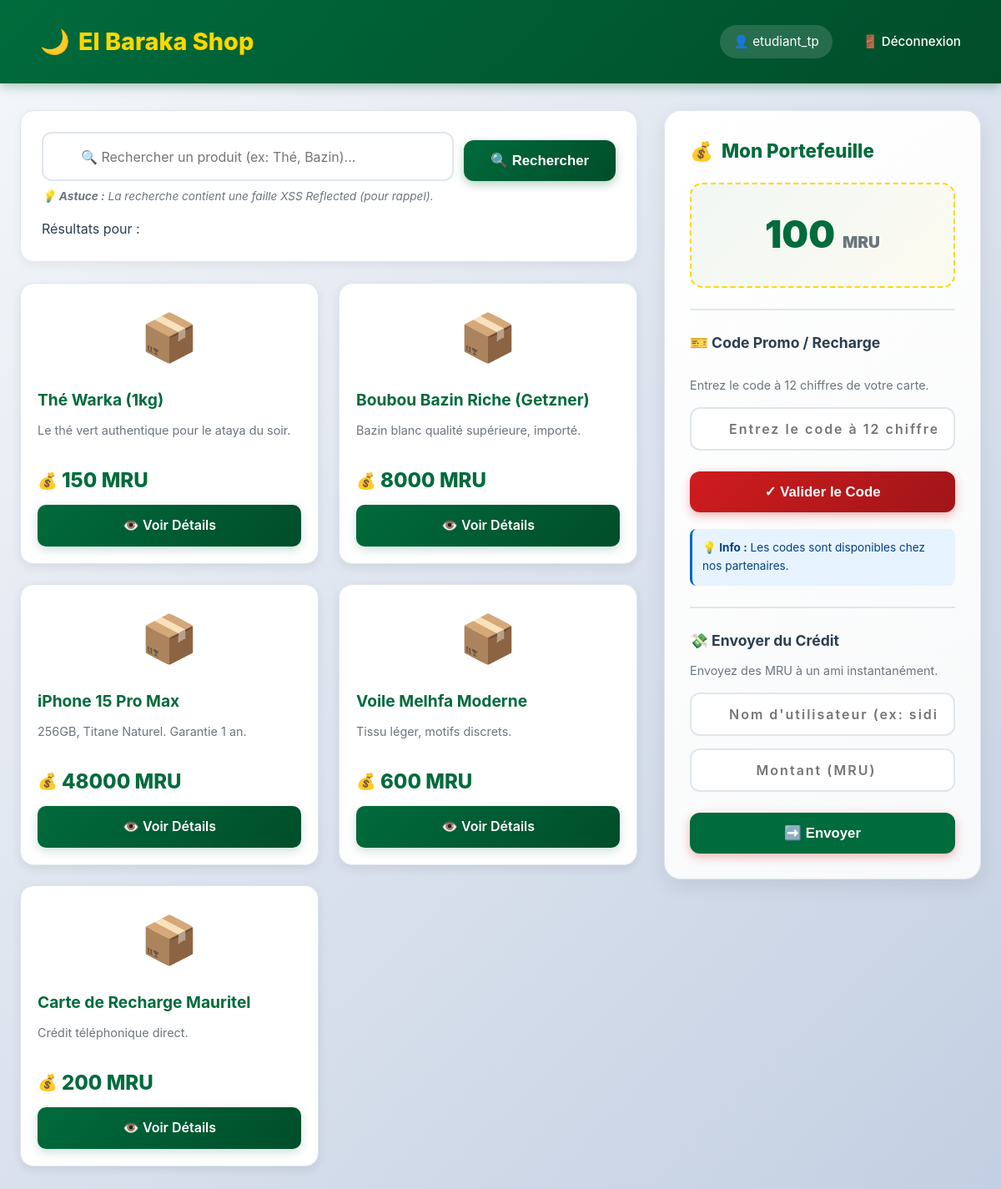
The app's page / (signed in) with its own data.
### tables this page shows
CREATE TABLE utilisateurs (
            id INTEGER PRIMARY KEY AUTOINCREMENT,
            username TEXT NOT NULL UNIQUE,
            password TEXT NOT NULL,
            telephone TEXT,
            adresse TEXT,
            est_admin BOOLEAN DEFAULT 0,
            solde_mru DECIMAL(10, 2) DEFAULT 0.00
        );

CREATE TABLE produits (
            id INTEGER PRIMARY KEY AUTOINCREMENT,
            nom TEXT NOT NULL,
            description TEXT,
            prix DECIMAL(10, 2) NOT NULL,
            quantite INTEGER DEFAULT 10
        );

### app.py (the view)
@app.route('/')
def index():
    if 'user_id' not in session:
        return redirect('/login')
    conn = get_db_connection()
    user = conn.execute("SELECT solde_mru FROM utilisateurs WHERE id = ?", (session['user_id'],)).fetchone()
    if user:
        session['solde_mru'] = user['solde_mru']
    produits = conn.execute("SELECT * FROM produits LIMIT 10").fetchall()
    conn.close()
    return render_template('index.html', produits=produits, search_term='')

### app.py (called while the page is built)
def get_db_connection():
    conn = sqlite3.connect('elbaraka.db')
    conn.row_factory = sqlite3.Row
    return conn

### templates/index.html (shortened to what this page needs)
{% extends "base.html" %}
{% block content %}
<div class="main-layout">
    <div>
        <div style="background: white; padding: 25px; border-radius: 16px; margin-bottom: 25px; box-shadow: 0 4px 12px rgba(0,0,0,0.05); border: 1px solid #e0e6ed;">
            <form action="/recherche" method="GET" style="display: flex; gap: 12px; position: relative;">
                <input type="text" name="q" value="{{ search_term }}" placeholder="🔍 Rechercher un produit (ex: Thé, Bazin)..." style="flex: 1;">
                <button type="submit" class="btn-primary" style="width: auto; padding: 14px 32px;">🔍 Rechercher</button>
            </form>
            <small style="color: #6c757d; display: block; margin-top: 8px; font-style: italic;">
                💡 <strong>Astuce :</strong> La recherche contient une faille XSS Reflected (pour rappel).
            </small>
            <div style="margin-top: 15px;">
                Résultats pour : {{ search_term | safe }}
            </div>
        </div>
        <div class="products-grid">
            {% if produits %}
                {% for p in produits %}
                <div class="card">
                    <div>
                        <div style="font-size: 3.5rem; text-align: center; margin-bottom: 15px; filter: grayscale(0.2); transition: all 0.3s ease;">
                            📦
                        </div>
                        <h3>{{ p['nom'] }}</h3>
                        <p style="color: #6c757d; font-size: 0.9rem; line-height: 1.5;">
                            {{ p['description'] }}
                        </p>
                    </div>
                    <div>
                        <div class="price">{{ p['prix'] }} MRU</div>
                        <a href="/produit/{{ p['id'] }}" class="btn-buy" style="display: block; text-align: center; text-decoration: none; color: white;">
                            👁️ Voir Détails
                        </a>
                    </div>
                </div>
                {% endfor %}
            {% endif %}
        </div>
    </div>
    <aside>
        <div class="wallet-card">
            <h3 style="margin-top: 0; color: var(--primary); font-size: 1.4rem; font-weight: 800; display: flex; align-items: center; gap: 10px;">
                <span>💰</span>
                <span>Mon Portefeuille</span>
            </h3>
            <div style="font-size: 2.8rem; font-weight: 900; color: var(--primary); text-align: center; padding: 25px; background: linear-gradient(135deg, rgba(0, 107, 60, 0.05) 0%, rgba(255, 215, 0, 0.05) 100%); border-radius: 15px; margin-bottom: 20px; border: 2px dashed var(--gold);">
                {{ session.get('solde_mru', 0) }} <span style="font-size: 1.2rem; color: #6c757d;">MRU</span>
            </div>
            <hr style="border: 0; border-top: 2px solid #e0e6ed; margin: 25px 0;">
            <h4 style="color: var(--text); margin-bottom: 10px; font-size: 1.1rem; font-weight: 700;">
                🎫 Code Promo / Recharge
            </h4>
            <div id="promo-display" style="color: #006b3c; font-weight: bold; margin-bottom: 10px; min-height: 5px;"></div>
            <p style="font-size: 0.9rem; color: #6c757d; margin-bottom: 15px;">
                Entrez le code à 12 chiffres de votre carte.
            </p>
            <form action="/recharger" method="POST" style="display: flex; flex-direction: column; gap: 15px;">
                <input
                    type="text"
                    name="code_pin"
                    placeholder="Entrez le code à 12 chiffres"
                    maxlength="12"
                    pattern="\d{12}"
                    required
                >
                <button type="submit" class="btn-primary" style="background: linear-gradient(135deg, var(--secondary) 0%, #a01518 100%); box-shadow: 0 4px 12px rgba(208, 28, 31, 0.3);">
                    ✓ Valider le Code
                </button>
            </form>
            <div style="margin-top: 20px; padding: 12px; background: #e7f3ff; border-radius: 8px; border-left: 3px solid #0066cc;">
                <p style="margin: 0; font-size: 0.85rem; color: #004085;">
                    <strong>💡 Info :</strong> Les codes sont disponibles chez nos partenaires.
                </p>
            </div>
            <hr style="border: 0; border-top: 2px solid #e0e6ed; margin: 25px 0;">
            <h4 style="color: var(--text); margin-bottom: 10px; font-size: 1.1rem; font-weight: 700;">
                💸 Envoyer du Crédit
            </h4>
            <p style="font-size: 0.9rem; color: #6c757d; margin-bottom: 15px;">
                Envoyez des MRU à un ami instantanément.
            </p>
            <form action="/transfert" method="POST" style="display: flex; flex-direction: column; gap: 15px;">
                <input
                    type="text"
                    name="destinataire"
                    placeholder="Nom d'utilisateur (ex: sidi_mauria)"
                    required
                >
                <input
                    type="number"
                    name="montant"
                    placeholder="Montant (MRU)"
                    min="1"
                    required
                >
                <button type="submit" class="btn-primary" style="background: var(--primary);">
                    ➡️ Envoyer
                </button>
            </form>
        </div> </aside>
</div>
{% endblock %}

### templates/base.html (shortened to what this page needs)
<!DOCTYPE html>
<html lang="fr">
<head>
    <link rel="stylesheet" href="{{ url_for('static', filename='style.css') }}">
</head>
<body>
    <nav class="navbar">
        <a href="/" class="brand">
            <span>🌙</span>
            <span>El Baraka Shop</span>
        </a>
        <div class="user-info">
            {% if session.get('user_id') %}
                <span style="background: rgba(255, 255, 255, 0.15); padding: 8px 16px; border-radius: 20px; backdrop-filter: blur(10px);">
                    👤 {{ session.get('username') }}
                </span>
                <a href="/logout">🚪 Déconnexion</a>
            {% else %}
                <a href="/login">🔐 Connexion</a>
            {% endif %}
        </div>
    </nav>
    <div class="container">
        {% block content %}{% endblock %}
    </div>
</body>
</html>

### records on screen
utilisateurs: get "etudiant_tp"
produits: nom "Thé Warka (1kg)", description "Le thé vert authentique pour le ataya du soir.", prix "150"
produits: nom "Boubou Bazin Riche (Getzner)", description "Bazin blanc qualité supérieure, importé.", prix "8000"
produits: nom "iPhone 15 Pro Max", description "256GB, Titane Naturel. Garantie 1 an.", prix "48000"
produits: nom "Voile Melhfa Moderne", description "Tissu léger, motifs discrets.", prix "600"
produits: nom "Carte de Recharge Mauritel", description "Crédit téléphonique direct.", prix "200"

### other values on screen
{{ session.get('solde_mru', 0) }} "100"
